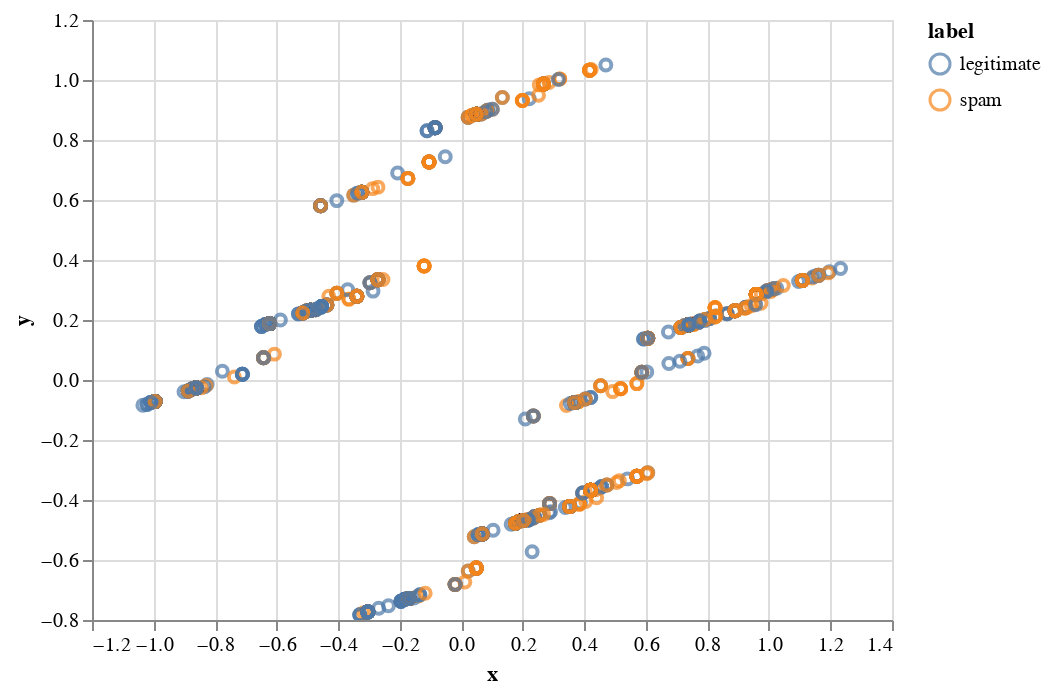

The notebook cell this image was saved under:
### Markdown cell above
The structure in the t-SNE plot isn't particularly obvious, either.  However, some potential feature engineering approaches are even worse.  For example, encoding merely whether or not we've seen a word of a given length, so that `"Bob ate chips"` would be encoded as `[0.0, 0.0, 0.0, 1.0, 0.0, 1.0, 0.0, ...]` -- i.e., so that it would have a `1.0` in positions 3 and 5.

### Code cell
def count_existence(txt, MAX_LEN=15):
    """ returns an array of 1.0 if the input had a word with the given length 
        and 0.0 if the input did not, for each length up to MAX_LEN"""
    result = np.zeros(MAX_LEN + 1)
    for word in re.split(r"\W+", txt):
        idx = min(len(word), MAX_LEN)
        result[idx] = 1.0
    return result

plot.plot_pca(data, "text", func=count_existence, x="x", y="y", color="label")

### Figure 1 — Vega-Lite specification as saved in the notebook (floating-point values rounded to 4 significant figures; data arrays with more than 128 entries replaced by an {"elided": "..."} marker saying what was removed)
{"config": {"view": {"continuousWidth": 400, "continuousHeight": 300}}, "data": {"name": "data-7222778bae396a5ce7e100f0a90dd89e"}, "mark": "point", "encoding": {"color": {"type": "nominal", "field": "label"}, "x": {"type": "quantitative", "field": "x"}, "y": {"type": "quantitative", "field": "y"}}, "selection": {"selector003": {"type": "interval", "bind": "scales", "encodings": ["x", "y"]}}, "$schema": "https://vega.github.io/schema/vega-lite/v4.8.1.json", "datasets": {"data-7222778bae396a5ce7e100f0a90dd89e": {"elided": "2500 records"}}}
